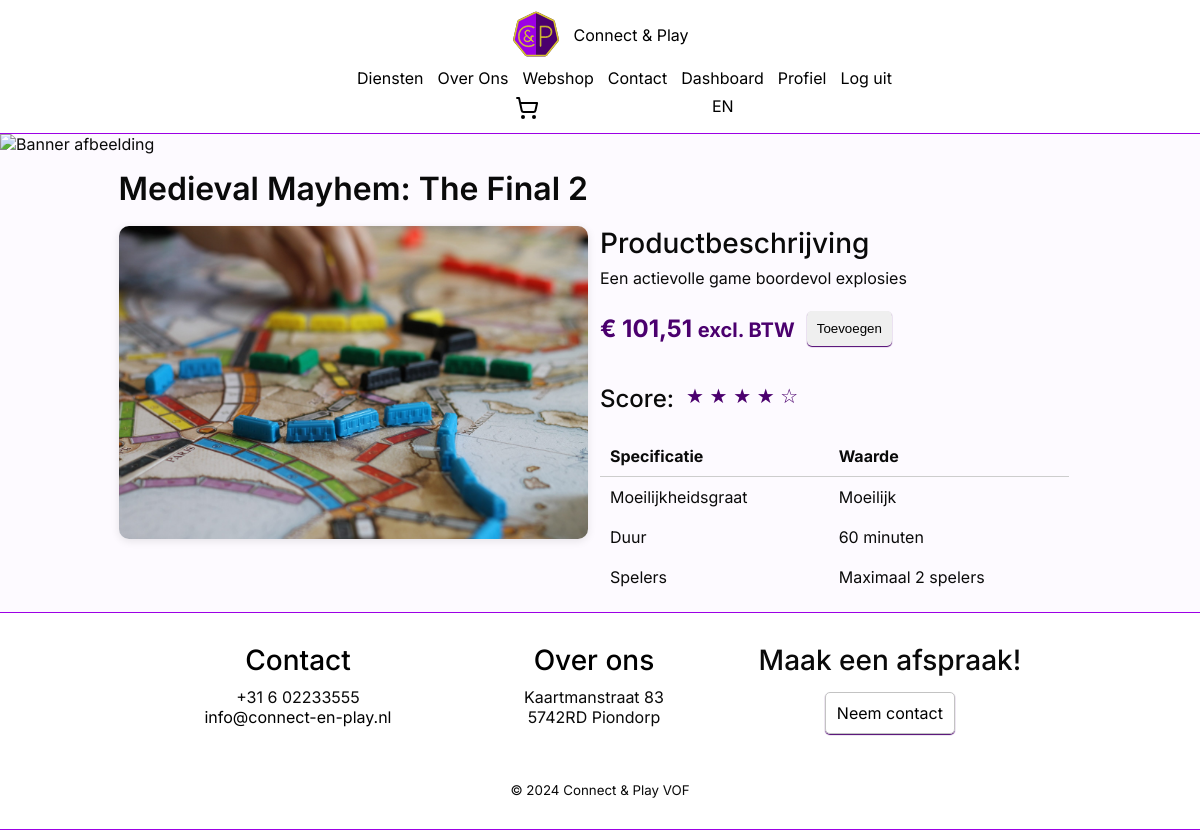
The page /product.php?id=1 (signed in) on the database its author committed.
### tables this page shows
CREATE TABLE `game` (
  `game_id` int(11) NOT NULL,
  `players` int(11) NOT NULL,
  `price` decimal(10,2) NOT NULL,
  `duration` int(11) DEFAULT NULL CHECK (`duration` > 0),
  `name` varchar(150) NOT NULL,
  `description` mediumtext NOT NULL,
  `difficulty` varchar(20) NOT NULL,
  `left_in_stock` int(11) NOT NULL,
  `image_url` varchar(255) DEFAULT NULL
);

### php/Shared/Language/Language.php (called while the page is built, shortened)
<?php
class Language
{
    private array $translations = [];
    public function getLanguage(): string
    {
        return $_SESSION['language'] ?? $this->default;
    }
    public function translate(string $key): string
    {
        if (str_contains($key, '.')) {
            $parts = explode('.', $key);
            $current = $this->translations;
            foreach ($parts as $part) {
                if (isset($current[$part])) {
                    $current = $current[$part];
                } else {
                    return $key;
                }
            }
            return $current;
        }
        return $this->translations[$key] ?? $key;
    }
    private function loadLanguageFile(): void
    {
        $language = $this->getLanguage();
        $filePath = __DIR__ . "/{$language}.php";
        if (file_exists($filePath)) {
            $this->translations = require $filePath;
        } else {
            $this->translations = [];
        }
    }
}

### php/Shared/Database.php (called while the page is built, shortened)
<?php
class Database
{
    private static ?PDO $connection = null;
    public static function connect(
        string $servername = "mariadb",
        string $username = "root",
        string $password = "",
        string $name = "webshop"
    ): PDO {
        if (self::$connection === null) {
            self::$connection = new PDO("mysql:host={$servername};dbname={$name};charset=utf8mb4", $username, $password);
            self::$connection->setAttribute(PDO::ATTR_ERRMODE, PDO::ERRMODE_EXCEPTION);
            self::$connection->setAttribute(PDO::ATTR_DEFAULT_FETCH_MODE, PDO::FETCH_ASSOC);
        }
        return self::$connection;
    }
}

### php/Profile/DataAccess/UserRepository.php (called while the page is built, shortened)
<?php
require_once '/var/www/php/Profile/Domain/User.php';
require_once '/var/www/php/Shared/Database.php';
class UserRepository
{
    private PDO $db;
    public function __construct()
    {
        try {
            $this->db = Database::connect();
        } catch (PDOException $e) {
            echo "Fout bij het verbinden met de database: " . $e->getMessage();
            exit;
        }
    }
    public function getUser($emailOrId): ?User
    {
        $sql = $this->db->prepare("CALL get_user(:id, :email);");
        $sql->execute([
            ':id' => (int)$emailOrId,
            ':email' => $emailOrId,
        ]);
        $user = $sql->fetch();
        $sql = $this->db->prepare("CALL get_address(:postal_code, :house_number);");
        $sql->execute([
            ':postal_code' => $user['postal_code'],
            ':house_number' => $user['house_number'],
        ]);
        $address = $sql->fetch();
        return new User(
            $user['user_id'],
            $user['email'],
            $user['name'],
            $user['password'],
            UserRole::from($user['role']),
            $address ? [
                new Address(
                    $address['postal_code'] ?? '',
                    $address['house_number'] ?? '',
                    $address['street_name'] ?? '',
                    $address['city'] ?? '',
                )
            ] : []
        );
    }
}

### php/Profile/Domain/User.php (called while the page is built, shortened)
<?php
class User
{
    public function getRole(): UserRole
    {
        return $this->role;
    }
}

### php/Shop/Controllers/GameController.php (called while the page is built, shortened)
<?php
require_once '/var/www/php/Shop/DataAccess/GameRepository.php';
require_once '/var/www/php/Shop/Domain/Game.php';
class GameController extends Controller
{
    private GameRepository $gameRepository;
    public function __construct()
    {
        $this->gameRepository = new GameRepository();
    }
    public function getGame(): Game
    {
        $id = $_GET['id'] ?? null;
        return $this->getGameById((int)$id);
    }
    public function getGameById(int $id): Game
    {
        return $this->gameRepository->getGame($id);
    }
}

### php/Shop/DataAccess/GameRepository.php (called while the page is built, shortened)
<?php
require_once '/var/www/php/Shared/Database.php';
require_once '/var/www/php/Shop/Domain/Game.php';
class GameRepository
{
    private PDO $db;
    public function __construct()
    {
        try {
            $this->db = Database::connect();
        } catch (PDOException $e) {
            echo "Fout bij het verbinden met de database: " . $e->getMessage();
            exit;
        }
    }
    public function getGame(int $id): ?Game
    {
        $stmtGame = $this->db->prepare("CALL get_game(:id)");
        $stmtGame->execute(['id' => $id]);
        $gameData = $stmtGame->fetch();
        return new Game(
            players: (int)$gameData['players'],
            price: (float)$gameData['price'],
            duration: (int)$gameData['duration'],
            name: $gameData['name'],
            description: $gameData['description'],
            difficulty: $gameData['difficulty'],
            leftInStock: $gameData['left_in_stock'],
            imageUrl: $gameData['image_url'] ?? '',
            id: $gameData['game_id']
        );
    }
}

### php/Shop/Domain/Game.php (called while the page is built, shortened)
<?php
class Game
{
    public function getId(): ?int
    {
        return $this->id;
    }
    public function getPlayers(): int
    {
        return $this->players;
    }
    public function getPrice(): float
    {
        return $this->price;
    }
    public function getDuration(): int
    {
        return $this->duration;
    }
    public function getName(): string
    {
        return $this->name;
    }
    public function getDescription(): string
    {
        return $this->description;
    }
    public function getDifficulty(): string
    {
        return $this->difficulty;
    }
}
?>

### public/product.php (the view, shortened to what this page needs)
<?php
require_once '../php/Shared/header.php';
require_once '../php/Shop/Controllers/GameController.php';
$gameController = new GameController();
$game = $gameController->getGame();
?>
<img class="banner-img" src="images/bannerImg.jpg" alt="Banner afbeelding" />
<div class="container flex justify-center">
	<div class="container flex justify-center p-15">
		<div class="col-10 flex flex-row">
			<h2 class="pb-10"><?= $game->getName(); ?></h2>
		</div>
		<div class="col-10 flex flex-row">
			<div class="col-6 flex flex-col align-center">
				<img src="images/dienst_3.jpg" class="product-img" alt="Product afbeelding" />
			</div>
			<div class="col-6 flex flex-col">
				<h3>Productbeschrijving</h3>
				<p class="pb-15">
					<?= $game->getDescription(); ?>
				</p>
				<div class="flex flex-row align-center pb-15">
					<h4 class="product-price">€ <?= number_format($game->getPrice(), 2, ',', ''); ?> <small>excl. BTW</small></h4>
					<button id="add-to-cart" onclick="addGameToCart(<?= $game->getId() ?>)" class="button px-10" style="width: auto;">Toevoegen</button>
				</div>
				<div class="flex py-15">
					<h4>Score:</h4>
					<span class="product-score">★ ★ ★ ★ ☆</span>
				</div>
				<table style="border-collapse: collapse;">
					<tr>
						<th class="p-10 text-left table-head">Specificatie</th>
						<th class="p-10 text-left table-head">Waarde</th>
					</tr>
					<tr>
						<td class="p-10">Moeilijkheidsgraat</td>
						<td class="p-10"><?= $game->getDifficulty(); ?></td>
					</tr>
					<tr>
						<td class="p-10">Duur</td>
						<td class="p-10"><?= $game->getDuration(); ?> minuten</td>
					</tr>
					<tr>
						<td class="p-10">Spelers</td>
						<td class="p-10">Maximaal <?= $game->getPlayers(); ?> spelers</td>
					</tr>
				</table>
			</div>
		</div>
	</div>
</div>
<?php
require_once '../php/Shared/footer.php';
?>

### php/Shared/header.php (shortened to what this page needs)
<?php
require_once '/var/www/php/Profile/DataAccess/UserRepository.php';
require_once '/var/www/php/Shared/Language/Language.php';
$language = new Language();
function __($key): string
{
    global $language;
    return $language->translate($key);
}
if (isset($_SESSION["userId"])) {
    $userId = $_SESSION["userId"];
    $repo = new UserRepository();
    try {
        $user = $repo->getUser($userId);
    } catch (Exception $e) {
        session_destroy();
        header("Location: /login.php", true, 303);
        die();
    }
} else {
    $userId = 0;
}
?>
<!DOCTYPE html>
<html lang="nl">
<head>
    <link rel="stylesheet" href="/css/style.css" />
    <link rel="stylesheet" href="/css/grid.css" />
    <link rel="stylesheet" href="/css/spacing.css" />
    <link rel="stylesheet" href="/css/flex.css" />
    <link rel="stylesheet" href="/css/text.css" />
</head>
<body>
    <header class="flex justify-center">
        <div id="header-container" class="flex mb-col-12 col-6 justify-center align-center py-10">
            <a id="home-link" href="/index.php">
                <div class="flex justify-center col-12 align-center">
                    <img src="/images/c&p-logo.svg" alt="Connect & Play logo" />
                    <p>Connect & Play</p>
                </div>
            </a>
            <div id="page-links" class="flex offset mb-col-12">
                <a href="/diensten.php"><?= __('nav.services') ?></a>
                <a href="/over-ons.php"><?= __('nav.about') ?></a>
                <a href="/webshop.php"><?= __('nav.webshop') ?></a>
                <a href="/contact.php"><?= __('nav.contact') ?></a>
                <?php if (isset($user)): ?>
                    <?php if ($user->getRole() === UserRole::EMPLOYEE || $user->getRole() === UserRole::ADMINISTRATOR): ?>
                        <a href="/dashboard.php"><?= __('nav.dashboard') ?></a>
                    <?php endif; ?>
                    <a href="/profiel.php"><?= __('nav.profile') ?></a>
                    <a href="/logout.php"><?= __('nav.logout') ?></a>
                <?php else: ?>
                    <a href="/login.php"><?= __('nav.login') ?></a>
                <?php endif; ?>
                <div id="cart-icon-container" class="flex align-center relative">
                    <button id="cart-button" class="cart-icon-button">
                        <img src="/images/shopping-cart.svg" class="invert-color-img cart-icon-image" alt="Winkelwagen" />
                    </button>
                </div>
                <?php if ($language->getLanguage() === 'nl'): ?>
                    <a href="?lang=en">EN</a>
                <?php else: ?>
                    <a href="?lang=nl">NL</a>
                <?php endif; ?>
            </div>
        </div>
    </header>

### php/Shared/footer.php (shortened to what this page needs)
<footer class="py-30">
    <div id="footer-container" class="flex justify-center pb-15">
        <div id="footer-sections" class="col-9 flex text-center">
            <div class="contact-ons-footer mb-col-12 col-4">
                <a href="contact.php">
                    <h3 id="contact" class="pb-10"><?= __('footer.contact') ?></h3>
                </a>
                <ul>
                    <li>
                        <p>+31 6 02233555</p>
                    </li>
                    <li>
                        <p><a href="mailto:info@connect-en-play.nl">info@connect-en-play.nl</a></p>
                    </li>
                </ul>
            </div>
            <div class="over-ons-footer mb-col-12 col-4">
                <a href="over-ons.php">
                    <h3 id="over-ons" class="pb-10"><?= __('footer.about') ?></h3>
                </a>
                <ul>
                    <li>
                        <p>
                            Kaartmanstraat 83 <br />
                            5742RD Piondorp
                        </p>
                    </li>
                </ul>
            </div>
            <div class="maak-afspraak-footer mb-offset-3 mb-col-4 col-4">
                <h3 class="pb-15"><?= __('footer.appointment.title') ?></h3>
                <div class="flex justify-center">
                    <a href="contact.php" class="button col-6"><?= __('footer.appointment.cta') ?></a>
                </div>
            </div>
        </div>
    </div>
    <div class="flex align-center justify-center pt-30">
        <p>
            <small>&copy; 2024 Connect & Play VOF</small>
        </p>
    </div>
</footer>
</body>
</html>

### public/css/style.css (style rules this page uses)
:root { --foreground: #0a0a0a; --background: #fdfaff; --primary: #4b006e; --accent: #9c00e5; --highlight: #d6c52e; --box-1: #cdcdcd; --box-2: #b5b5b5; --footer-header: #000; --header-z-index: 10; }
* { margin: 0; padding: 0; box-sizing: border-box; }
body { font-family: "Inter", "Verdana", sans-serif; background-color: var(--background); color: var(--foreground); }
.banner-img { object-fit: cover; width: 100%; height: 200px; margin: 0; padding: 0; }
.product-img { width: 100%; object-fit: cover; border-radius: 10px; box-shadow: 0 2px 8px rgba(0, 0, 0, 0.1); }
.input, .button { width: 100%; padding: 10px 0; border: 1px solid #c3c3c3; border-radius: 5px; box-shadow: 0 1px 1px var(--primary); resize: none; }
.table-head { border-bottom: 1px solid var(--box-1); }
header { position: sticky; top: 0; background-color: #fff; border-bottom: 1px var(--accent) solid; z-index: var(--header-z-index); }
header img { width: 50px; height: 50px; }
#page-links { justify-content: space-evenly; }
#home-link, #home-link:visited, #footer-container a, #footer-container a:visited, #page-links > a, #page-links > a:visited { color: #000; text-decoration: none; }
footer { position: relative; background-color: #fff; border-bottom: 1px var(--accent) solid; border-top: 1px var(--accent) solid; z-index: 2; }
ul { list-style: none; padding: 0; }
.product-score { color: var(--primary); font-size: 1.25rem; }
.product-price { color: var(--primary); font-weight: 700; }
#add-to-cart { display: flex; border: none; gap: 0.5rem; }
.cart-icon-button { background: none; border: none; cursor: pointer; position: relative; padding: 0; }
.cart-icon-image { width: 24px; height: 24px; }

### public/css/grid.css (style rules this page uses)
@media only screen and (min-width: 768px) { .col-4 { width: calc(33.33% - 1vw); } }
@media only screen and (min-width: 768px) { .col-6 { width: calc(50% - 1vw); } }
@media only screen and (min-width: 768px) { .col-9 { width: calc(75% - 1vw); } }
@media only screen and (min-width: 768px) { .col-10 { width: calc(83.333% - 1vw); } }
@media only screen and (min-width: 768px) { .col-12 { width: 100%; } }
@media only screen and (min-width: 768px) { .offset { margin-left: 8.33%; } }

### public/css/spacing.css (style rules this page uses)
.p-10 { padding: 10px; }
.p-15 { padding: 15px; }
.pt-30 { padding-top: 30px; }
.pb-10 { padding-bottom: 10px; }
.pb-15 { padding-bottom: 15px; }
.px-10 { padding-left: 10px; padding-right: 10px; }
.py-10 { padding-top: 10px; padding-bottom: 10px; }
.py-15 { padding-top: 15px; padding-bottom: 15px; }
.py-30 { padding-top: 30px; padding-bottom: 30px; }

### public/css/flex.css (style rules this page uses)
.flex { display: flex; flex-wrap: wrap; column-gap: 1vw; row-gap: 1vh; }
.flex-col { flex-direction: column; }
.flex-row { flex-direction: row; }
.justify-center { justify-content: center; }
.align-center { align-items: center; }

### public/css/text.css (style rules this page uses)
.text-center { text-align: center; }
.text-left { text-align: left; }
h2 { font-size: 2rem; font-weight: 600; }
h3 { font-size: 1.75rem; font-weight: 500; }
h4 { font-size: 1.5rem; font-weight: 500; }
p { font-size: 1rem; }
a { font-size: 1rem; }

### rows shown on the page
game: name "Medieval Mayhem: The Final 2", description "Een actievolle game boordevol explosies", price "101,51", difficulty "Moeilijk", duration "60", players "2"

### other values the page prints
__('nav.services') "Diensten"
__('nav.about') "Over Ons"
__('nav.webshop') "Webshop"
__('nav.contact') "Contact"
__('nav.dashboard') "Dashboard"
__('nav.profile') "Profiel"
__('nav.logout') "Log uit"
__('footer.contact') "Contact"
__('footer.about') "Over ons"
__('footer.appointment.title') "Maak een afspraak!"
__('footer.appointment.cta') "Neem contact"
